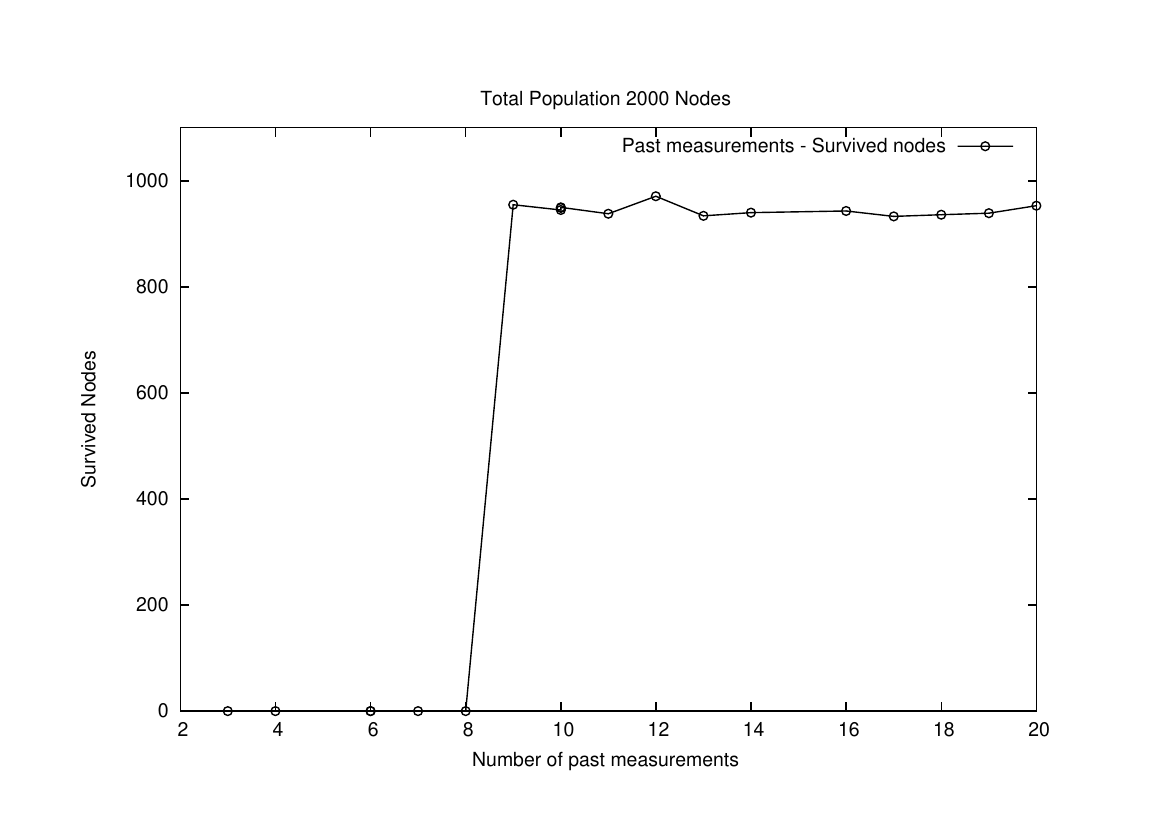

Recreate this plot in gnuplot.
set title "Total Population 2000 Nodes "
set xlabel "Number of past measurements "
set ylabel "Survived Nodes"
set yrange[0:1100]
plot "buffer.dat" with linespoints lt -1 pt 6 title ""
pause -1
set terminal postscript
set output "buffer.ps"
replot
q
